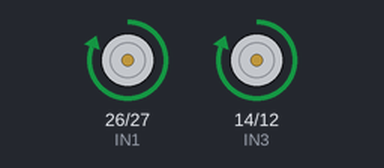
Recording of a sketch running on a simulated ESP32. Shown: motor-driver pin pairs drawn as motors (green arrow = first pin HIGH = forward, orange = second pin HIGH = backward, longer = more drive, scaled by the enable pin).

Above: at 0.2 s.
At 4.5 s:
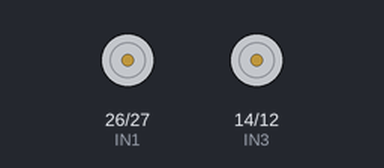
At 7.5 s:
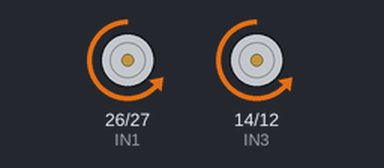
At 16.0 s:
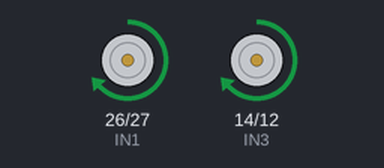
Timing chart, 0 to 18.2 s (numbered marks = the images above):
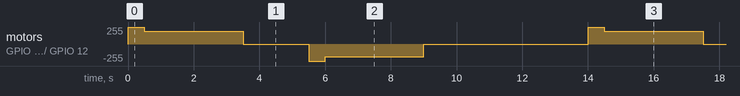

The sketch:

working2.ino
```cpp
#define ENA 25
#define IN1 26
#define IN2 27
#define IN3 14
#define IN4 12
#define ENB 33

int pwmFreq = 1000;
int pwmResolution = 8;

int startBoost = 255;   // strong start power
int runSpeed  = 190;    // normal running speed

void setup() {

  pinMode(IN1, OUTPUT);
  pinMode(IN2, OUTPUT);
  pinMode(IN3, OUTPUT);
  pinMode(IN4, OUTPUT);

  ledcAttach(ENA, pwmFreq, pwmResolution);
  ledcAttach(ENB, pwmFreq, pwmResolution);
}

void moveForward() {

  digitalWrite(IN1, HIGH);
  digitalWrite(IN2, LOW);

  digitalWrite(IN3, HIGH);
  digitalWrite(IN4, LOW);

  // Start boost
  ledcWrite(ENA, startBoost);
  ledcWrite(ENB, startBoost);

  delay(500);

  // Normal speed
  ledcWrite(ENA, runSpeed);
  ledcWrite(ENB, runSpeed);
}

void moveBackward() {

  digitalWrite(IN1, LOW);
  digitalWrite(IN2, HIGH);

  digitalWrite(IN3, LOW);
  digitalWrite(IN4, HIGH);

  ledcWrite(ENA, startBoost);
  ledcWrite(ENB, startBoost);

  delay(500);

  ledcWrite(ENA, runSpeed);
  ledcWrite(ENB, runSpeed);
}

void stopMotors() {

  ledcWrite(ENA, 0);
  ledcWrite(ENB, 0);
}

void loop() {

  moveForward();
  delay(3000);

  stopMotors();
  delay(2000);

  moveBackward();
  delay(3000);

  stopMotors();
  delay(5000);
}
```

Measured:
- by itself, motor on GPIO 26 (IN1) / GPIO 27 (IN2), motor on GPIO 14 (IN3) / GPIO 12 (IN4): repeats every 14.0 s: forward 189/255 3.0 s, stopped 2.0 s, backward 255/255 0.50 s, backward 189/255 3.0 s, stopped 5.0 s, forward 255/255 0.50 s
